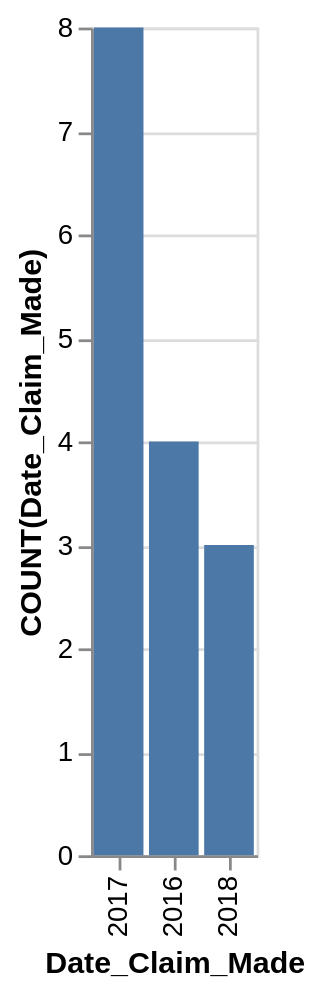

Write the Vega-Lite specification saved for this chart.
### Vega-Lite specification from a JSON file in a GitHub repository (floating-point values rounded to 4 significant figures)
{"data": {"values": [{"x_data": "2017", "y_data": 8}, {"x_data": "2016", "y_data": 4}, {"x_data": "2018", "y_data": 3}]}, "mark": "bar", "encoding": {"x": {"field": "x_data", "type": "nominal", "title": "Date_Claim_Made", "sort": {"op": "sum", "field": "y_data", "order": "descending"}}, "y": {"field": "y_data", "type": "quantitative", "title": "COUNT(Date_Claim_Made)"}}}
